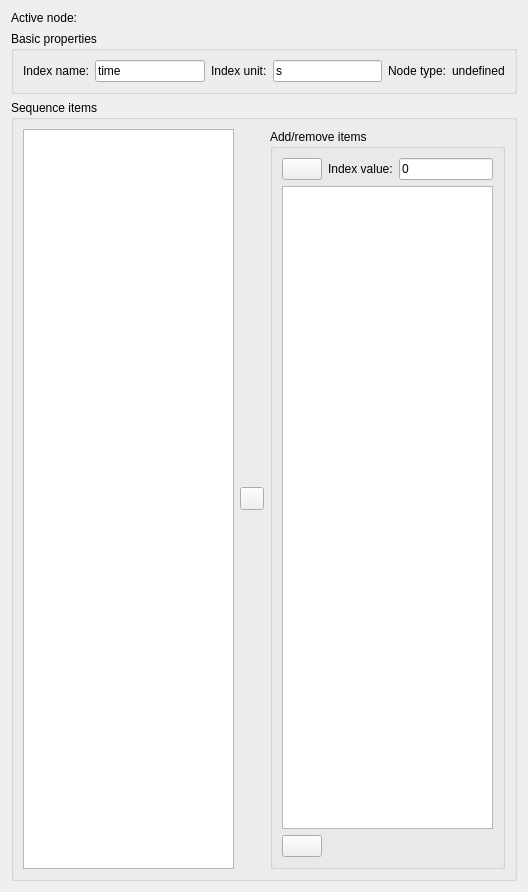
<?xml version="1.0" encoding="UTF-8"?>
<ui version="4.0">
 <class>qSlicerSequencesModuleWidget</class>
 <widget class="qSlicerWidget" name="qSlicerSequencesModuleWidget">
  <property name="geometry">
   <rect>
    <x>0</x>
    <y>0</y>
    <width>528</width>
    <height>892</height>
   </rect>
  </property>
  <property name="windowTitle">
   <string>Form</string>
  </property>
  <layout class="QVBoxLayout" name="verticalLayout">
   <item>
    <layout class="QFormLayout" name="formLayout">
     <property name="topMargin">
      <number>0</number>
     </property>
     <item row="0" column="1">
      <widget class="qMRMLNodeComboBox" name="MRMLNodeComboBox_SequenceRoot">
       <property name="nodeTypes">
        <stringlist>
         <string>vtkMRMLSequenceNode</string>
        </stringlist>
       </property>
       <property name="noneEnabled">
        <bool>false</bool>
       </property>
       <property name="editEnabled">
        <bool>true</bool>
       </property>
       <property name="renameEnabled">
        <bool>true</bool>
       </property>
      </widget>
     </item>
     <item row="0" column="0">
      <widget class="QLabel" name="Label_ActiveNode">
       <property name="text">
        <string>Active node:</string>
       </property>
      </widget>
     </item>
    </layout>
   </item>
   <item>
    <widget class="QGroupBox" name="GroupBox_Root">
     <property name="title">
      <string>Basic properties</string>
     </property>
     <layout class="QHBoxLayout" name="horizontalLayout_2">
      <item>
       <widget class="QLabel" name="label_IndexName">
        <property name="text">
         <string>Index name:</string>
        </property>
       </widget>
      </item>
      <item>
       <widget class="QLineEdit" name="LineEdit_IndexName">
        <property name="text">
         <string>time</string>
        </property>
       </widget>
      </item>
      <item>
       <widget class="QLabel" name="Label_IndexUnit">
        <property name="text">
         <string>Index unit:</string>
        </property>
       </widget>
      </item>
      <item>
       <widget class="QLineEdit" name="LineEdit_IndexUnit">
        <property name="text">
         <string>s</string>
        </property>
       </widget>
      </item>
      <item>
       <widget class="QLabel" name="Label_DataNodeType">
        <property name="text">
         <string>Node type:</string>
        </property>
       </widget>
      </item>
      <item>
       <widget class="QLabel" name="Label_DataNodeTypeValue">
        <property name="text">
         <string>undefined</string>
        </property>
       </widget>
      </item>
     </layout>
    </widget>
   </item>
   <item>
    <widget class="QGroupBox" name="GroupBox_SequenceNodes">
     <property name="title">
      <string>Sequence items</string>
     </property>
     <layout class="QHBoxLayout" name="horizontalLayout_3">
      <item>
       <widget class="QTableWidget" name="TableWidget_DataNodes">
        <property name="sizePolicy">
         <sizepolicy hsizetype="Expanding" vsizetype="Expanding">
          <horstretch>0</horstretch>
          <verstretch>0</verstretch>
         </sizepolicy>
        </property>
        <property name="selectionMode">
         <enum>QAbstractItemView::SingleSelection</enum>
        </property>
       </widget>
      </item>
      <item>
       <widget class="ctkExpandButton" name="ExpandButton_DataNodes">
        <property name="checked">
         <bool>true</bool>
        </property>
        <property name="mirrorOnExpand">
         <bool>true</bool>
        </property>
       </widget>
      </item>
      <item>
       <widget class="QGroupBox" name="GroupBox_NonDataNodes">
        <property name="sizePolicy">
         <sizepolicy hsizetype="Maximum" vsizetype="Expanding">
          <horstretch>0</horstretch>
          <verstretch>0</verstretch>
         </sizepolicy>
        </property>
        <property name="title">
         <string>Add/remove items</string>
        </property>
        <layout class="QHBoxLayout" name="horizontalLayout_4">
         <item>
          <layout class="QVBoxLayout" name="verticalLayout_2">
           <item>
            <layout class="QHBoxLayout" name="horizontalLayout">
             <item>
              <widget class="QPushButton" name="PushButton_AddDataNode">
               <property name="text">
                <string/>
               </property>
              </widget>
             </item>
             <item>
              <widget class="QLabel" name="label">
               <property name="text">
                <string>Index value:</string>
               </property>
              </widget>
             </item>
             <item>
              <widget class="QLineEdit" name="LineEdit_NewDataNodeIndexValue">
               <property name="text">
                <string>0</string>
               </property>
              </widget>
             </item>
            </layout>
           </item>
           <item>
            <widget class="QListWidget" name="ListWidget_CandidateDataNodes">
             <property name="sizePolicy">
              <sizepolicy hsizetype="Maximum" vsizetype="Expanding">
               <horstretch>0</horstretch>
               <verstretch>0</verstretch>
              </sizepolicy>
             </property>
            </widget>
           </item>
           <item>
            <widget class="QPushButton" name="PushButton_RemoveDataNode">
             <property name="sizePolicy">
              <sizepolicy hsizetype="Fixed" vsizetype="Fixed">
               <horstretch>0</horstretch>
               <verstretch>0</verstretch>
              </sizepolicy>
             </property>
             <property name="text">
              <string/>
             </property>
             <property name="icon">
              <iconset resource="../qSlicerSequencesModule.qrc">
               <normaloff>:/Icons/DataNodeDelete.png</normaloff>:/Icons/DataNodeDelete.png</iconset>
             </property>
            </widget>
           </item>
          </layout>
         </item>
        </layout>
       </widget>
      </item>
     </layout>
    </widget>
   </item>
  </layout>
 </widget>
 <customwidgets>
  <customwidget>
   <class>qMRMLNodeComboBox</class>
   <extends>QWidget</extends>
   <header>qMRMLNodeComboBox.h</header>
  </customwidget>
  <customwidget>
   <class>qSlicerWidget</class>
   <extends>QWidget</extends>
   <header>qSlicerWidget.h</header>
   <container>1</container>
  </customwidget>
  <customwidget>
   <class>ctkExpandButton</class>
   <extends>QToolButton</extends>
   <header>ctkExpandButton.h</header>
  </customwidget>
 </customwidgets>
 <resources>
  <include location="../qSlicerSequencesModule.qrc"/>
 </resources>
 <connections>
  <connection>
   <sender>qSlicerSequencesModuleWidget</sender>
   <signal>mrmlSceneChanged(vtkMRMLScene*)</signal>
   <receiver>MRMLNodeComboBox_SequenceRoot</receiver>
   <slot>setMRMLScene(vtkMRMLScene*)</slot>
   <hints>
    <hint type="sourcelabel">
     <x>262</x>
     <y>353</y>
    </hint>
    <hint type="destinationlabel">
     <x>262</x>
     <y>50</y>
    </hint>
   </hints>
  </connection>
  <connection>
   <sender>ExpandButton_DataNodes</sender>
   <signal>toggled(bool)</signal>
   <receiver>GroupBox_NonDataNodes</receiver>
   <slot>setVisible(bool)</slot>
   <hints>
    <hint type="sourcelabel">
     <x>681</x>
     <y>472</y>
    </hint>
    <hint type="destinationlabel">
     <x>510</x>
     <y>473</y>
    </hint>
   </hints>
  </connection>
 </connections>
</ui>
